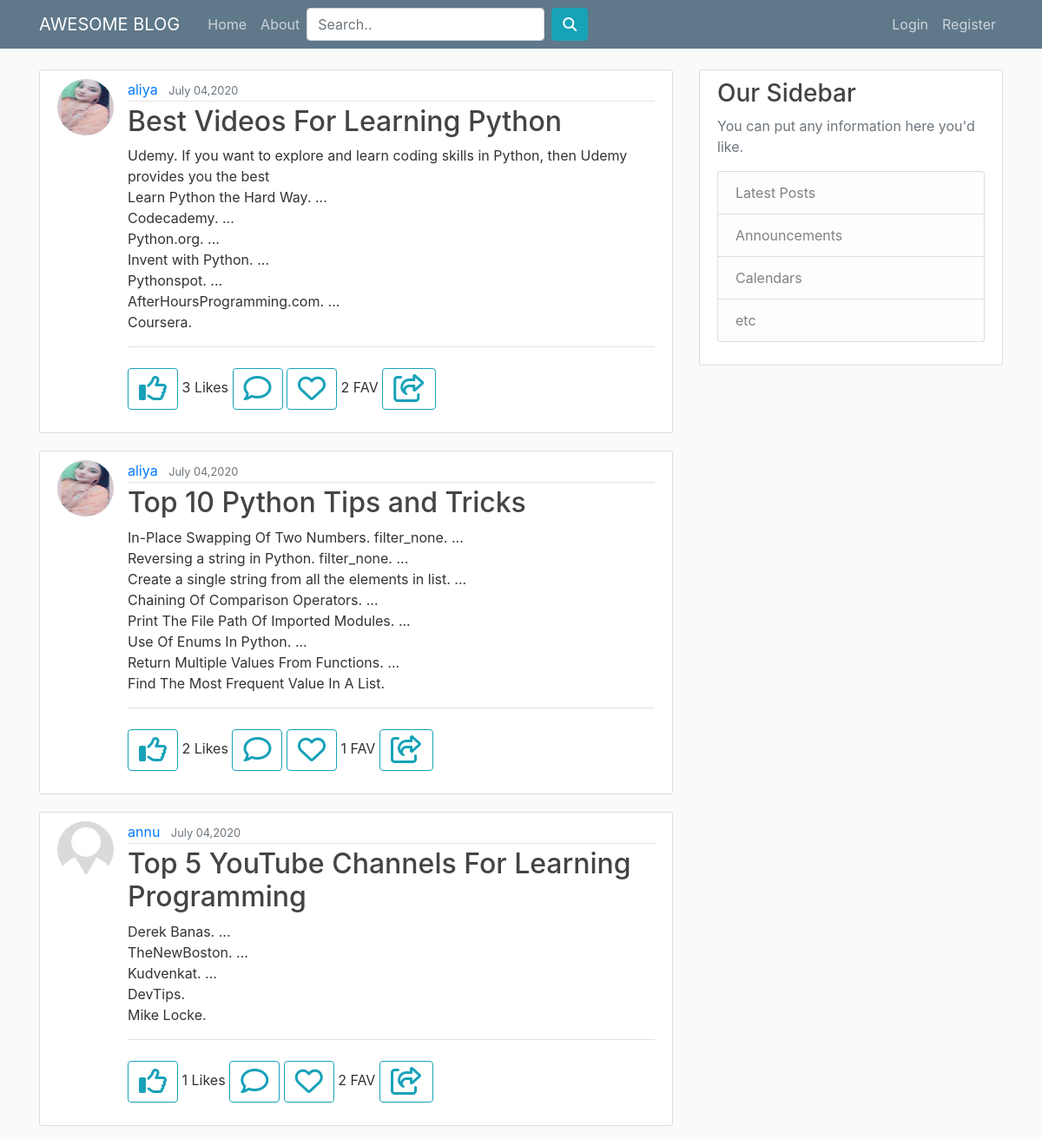
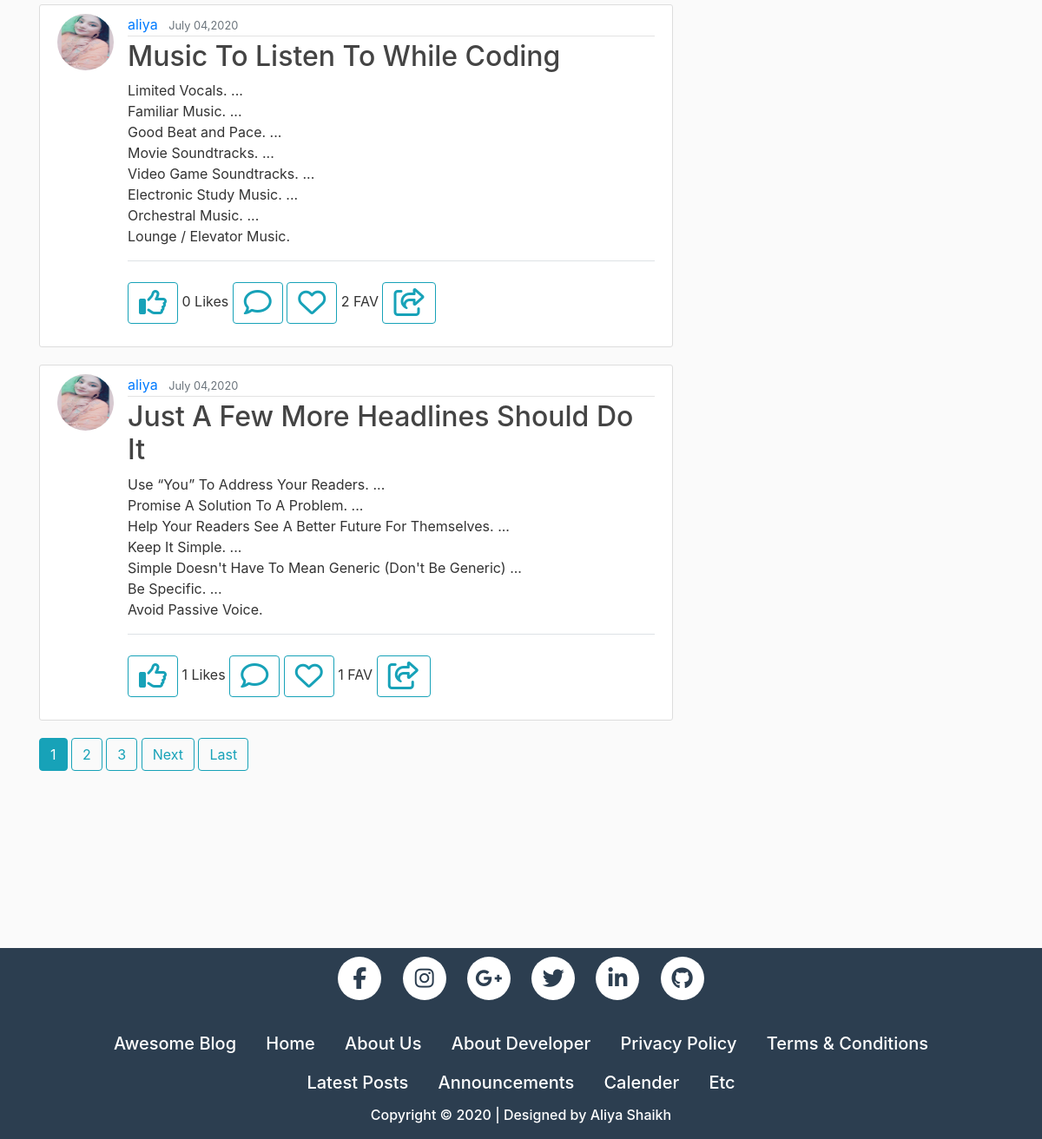
The page / on the database its author committed (2 pictures, top to bottom).
### blog/models.py (models this page shows, shortened)
class Post(models.Model):
	title = models.CharField(max_length = 100)
	content = models.TextField(blank=True, null=True)
	date_posted = models.DateTimeField(auto_now_add = True)
	author = models.ForeignKey(User,on_delete = models.CASCADE)
	status = models.IntegerField(choices = STATUS, default = 0)
	likes = models.ManyToManyField(User, related_name ='likes', blank=True)
	favourites = models.ManyToManyField(User, related_name='favourites',blank = True)
	def total_likes(self):
		return self.likes.count()

class Profile(models.Model):
	user = models.OneToOneField(User, on_delete = models.CASCADE)
	image = models.ImageField(default = 'default.jpg',null = True, blank = True)

### blog/views.py (the view, shortened to what this page needs)
# urls.py: path('',PostListView.as_view(),name='home'),
class PostListView(ListView):
	model = Post
	template_name = 'blog/home.html'
	context_object_name = 'posts'
	ordering = ['-date_posted']
	paginate_by = 5
	def get_queryset(self):
		result = super(PostListView, self).get_queryset()
		query = self.request.GET.get('search')
		return result

### blog/templates/blog/home.html (shortened to what this page needs)
{% extends "blog/base.html" %}
{% load crispy_forms_tags %}
{% block content%}
	{% for post in posts %}
		<article class="media content-section">
      <img class="rounded-circle article-img" src="{{ post.author.profile.image.url }}">
  			<div class="media-body">
    			<div class="article-metadata">
      				<a class="mr-2" href="{% url 'user-posts' post.author.username %}">{{ post.author }}</a>
      				<small class="text-muted">{{ post.date_posted|date:"F d,Y" }}</small>
    			</div>
    			<h2><a class="article-title" href="{% url 'post-detail' post.id %}">{{ post.title }}</a></h2>
    			<p class="article-content">{{ post.content }}</p>
          <fieldset class="form-group">
            <legend class="border-bottom mb-4">
              </legend>
                <form class ="myform" action="{% url 'like_post' post.pk %}" method="POST">
                  {% if is_liked %}
                    <button value="{{ post.id }}" name="post_id" type="submit" class="btn btn-info"><i class="far fa-thumbs-up fa-2x"></i>
                    </button>
                  {% else %}
                    <button value="{{ post.id }}" name="post_id" type="submit" class="btn btn-outline-info"><i class="far fa-thumbs-up fa-2x"></i>
                    </button>
                  {% endif %}
                    {{ post.total_likes }} Likes
                </form>
                <a class="myform" href="{% url 'post-detail' post.id %}">
                  <button type = "submit" class="btn btn-outline-info"><i class="far fa-comment fa-2x"></i>
                  </button>
                </a>
                <form class="myform" action="{% url 'fav_post' post.pk %}" method="POST">
                  {% if is_favourite %}
                    <button value="{{ post.id }}" name="post_id" type="submit" class="btn btn-info"><i class="far fa-heart fa-2x"></i>
                    </button>
                  {% else %}
                    <button value="{{ post.id }}" name="post_id" type="submit" class="btn btn-outline-info"><i class="far fa-heart fa-2x"></i>
                    </button>
                  {% endif %}
                    {{ post.favourites.count }} FAV
                </form>
                    <button value="#" name="#" type="submit" class="btn btn-outline-info"><i class="far fa-share-square fa-2x"></i></button>
          </fieldset>
  			</div>
		</article>
      {% empty %}
        <div class="container-fluid">
          <h3>No Post Found</h3>
        </div>
	{% endfor %}
  {% if is_paginated %}
    {% for num in page_obj.paginator.page_range %}
      {% if page_obj.number == num %}
        <a class="btn btn-info mb-4" href="?page={{num}}">{{num}}</a>
      {% elif num > page_obj.number|add:'-3' and num < page_obj.number|add:'3' %}
        <a class="btn btn-outline-info mb-4" href="?page={{num}}">{{num}}</a>
      {% endif %}
    {% endfor %}
    {% if page_obj.has_next %}
      <a class="btn btn-outline-info mb-4" href="?page={{page_obj.next_page_number}}">Next</a>
      <a class="btn btn-outline-info mb-4" href="?page={{page_obj.paginator.num_pages}}">Last</a>
    {% endif %}
  {% endif %}
{% endblock content %}

### blog/templates/blog/base.html (shortened to what this page needs)
{% load static %}
<!DOCTYPE html>
<html>
<head>
    <link rel="stylesheet" href="https://stackpath.bootstrapcdn.com/bootstrap/4.5.0/css/bootstrap.min.css">
    <link rel="stylesheet" type="text/css" href="{% static 'blog/main.css' %}">
</head>
<body>
    <header class="site-header">
      <nav class="navbar navbar-expand-md navbar-dark bg-steel fixed-top">
        <div class="container">
            <a class="navbar-brand mr-4" href="{% url 'home' %}">AWESOME BLOG</a>
            <div class="collapse navbar-collapse" id="navbarToggle">
              <div class="navbar-nav mr-auto">
                  <a class="nav-item nav-link" href="{% url 'home' %}">Home</a>
                  <a class="nav-item nav-link" href="{% url 'about' %}">About</a>
                  <form class="form-inline my-2 my-lg-0" action="{% url 'home' %}">
                    <input class="form-control mr-sm-2" type="search" placeholder="Search.." name='search' aria-label = "Search">
                      <button class="btn btn-info" type="submit"><i class="fa fa-search"></i></button>
                  </form>
              </div>
              <div class="navbar-nav">
                {% if user.is_authenticated %}
                  <li class="nav-item dropdown">
                    <a class="nav-link dropdown-toggle" href="#" id="navbarDropdown" role="button" data-toggle="dropdown" aria-hashpopup="true" aria-expanded="false">
                      {% if user.profile.image %}
                        <img class="my-img" src="{{ user.profile.image.url }}">
                      {% else %}
                        <img class ="rounded-circle my-img" src="/media/default.jpg">
                      {% endif %}
                      <span>  Hi {{user|capfirst}}</span>
                    </a>
                  <div class="dropdown-menu" aria-labelledby="navbarDropdown">
                    <a class="dropdown-item" href="{% url 'profile' %}">My Profile</a>
                    <a class="dropdown-item" href="{% url 'post-create' %}">New Post</a>
                    <a class="dropdown-item" href="{% url 'user-posts' user.username %}">My Posts</a>
                    <a class="dropdown-item" href="{% url 'myfavpost' %}">My Fav Posts</a>
                    <a class="dropdown-item" href="{% url 'logout' %}">Logout</a>
                  </div>
                  </li>
                {% else %}
                  <a class="nav-item nav-link" href="{% url 'login' %}">Login</a>
                  <a class="nav-item nav-link" href="{% url 'register' %}">Register</a>
                {% endif %}
              </div>
            </div>
        </div>
      </nav>
    </header>
	  <main role="main" class="container">
    	<div class="row">
    		<div class="col-md-8">
          {% block content %}
      		{% endblock %}
    		</div>
        <div class="col-md-4">
            <div class="content-section">
              <h3>Our Sidebar</h3>
              <p class='text-muted'>You can put any information here you'd like.
                <ul class="list-group">
                  <li class="list-group-item list-group-item-light">Latest Posts</li>
                  <li class="list-group-item list-group-item-light">Announcements</li>
                  <li class="list-group-item list-group-item-light">Calendars</li>
                  <li class="list-group-item list-group-item-light">etc</li>
                </ul>
              </p>
            </div>
        </div>
	 </main>
    {% include 'blog/footer.html' %}
</body>
</html>

### blog/templates/blog/footer.html
<footer class="footer text-white">
	<div class="footer-social-icons">
		<ul>
			<li><a href="https://www.facebook.com/profile.php?id=100011006497778" target="blank"><i class="fa fa-facebook"></i></a></li>
			<li><a href="https://www.instagram.com/aaliya__shaikhh/" target="blank"><i class="fa fa-instagram"></i></a></li>
			<li><a href="mailto:aaliyashaikh4013@gmail.com" target="blank"><i class="fa fa-google-plus"></i></a></li>
			<li><a href="https://twitter.com/cuteprinces139" target="blank"><i class="fa fa-twitter"></i></a></li>
			<li><a href="https://www.linkedin.com/in/aliya-shaikh-8966aab3/" target="blank"><i class="fa fa-linkedin"></i></a></li>
			<li><a href="https://github.com/aliya-shaikh" target="blank"><i class="fa fa-github"></i></a></li>
		</ul>
	</div>
	<div class="footer-menu-one">
		<ul>
			<li><a href="{% url 'home' %}">Awesome Blog</a></li>
			<li><a href="{% url 'home' %}">Home</a></li>
			<li><a href="{% url 'about' %}">About Us</a></li>
			<li><a href="{% url 'me' %}">About Developer</a></li>
			<li><a href="{% url 'privacy' %}">Privacy Policy</a></li>
			<li><a href="{% url 'terms' %}">Terms & Conditions</li>
		</ul>
	</div>
	<div class="footer-menu-two">
		<ul>
			<li><a href="#">Latest Posts</a></li>
			<li><a href="#">Announcements</a></li>
			<li><a href="#">Calender</a></li>
			<li><a href="">Etc</a></li>
		</ul>
	</div>
	<div class="myfooter">
		Copyright &copy; 2020 | Designed by Aliya Shaikh
	</div>
</footer>

### blog/static/blog/main.css (style rules this page uses)
body { background: #fafafa; color: #333333; margin-top: 5rem; }
h1, h2, h3, h4, h5, h6 { color: #444444; }
ul { margin: 0; }
.bg-steel { background-color: #5f788a; }
.site-header .navbar-nav .nav-link { color: #cbd5db; }
.content-section { background: #ffffff; padding: 10px 20px; border: 1px solid #dddddd; border-radius: 3px; margin-bottom: 20px; }
.article-title { color: #444444; }
.article-content { white-space: pre-line; }
.article-img { height: 65px; width: 65px; margin-right: 16px; }
.article-metadata { padding-bottom: 1px; margin-bottom: 4px; border-bottom: 1px solid #e3e3e3 }
.myform { display: inline-block; }
.footer { .position: absolute; bottom: 0; left: 0; right: 0; height: 220px; margin-top: 180px; background-color: #2C3E50; font-weight: 500; text-align: center; }
.footer-social-icons { width: 100%; height: auto; margin: auto; }
.footer-social-icons ul { margin: 0px; padding: 0px; text-align: center; }
.footer-social-icons ul li { display: inline-block; width: 50px; height: 50px; margin: 10px 10px; border-radius: 100%; background: #ffffff; }
.footer-social-icons ul li a { color: #2C3E50; font-size: 25px; }
.footer-social-icons ul li a i { line-height: 50px; transition: all 0.3s linear; }
.footer-menu-one { width: 100%; height: auto; margin: auto; margin-top: 25px; }
.footer-menu-one ul { margin: 0px; padding: 0px; text-align: center; }
.footer-menu-one ul li { display: inline-block; margin: 0px 15px; }
.footer-menu-one ul li a { font-size: 20px; font-weight: 500; color: #ffffff; }
.footer-menu-two { width: 100%; height: auto; margin: auto; margin-top: 15px; }
.footer-menu-two ul { margin: 0px; padding: 0px; text-align: center; }
.footer-menu-two ul li { display: inline-block; margin: 0px 15px; }
.footer-menu-two ul li a { font-size: 20px; font-weight: 500; color: #ffffff; }
.myfooter { margin-top: 10px; }

### rows shown on the page
Post: author.profile.image (picture), author "aliya", date_posted "July 04,2020", title "Best Videos For Learning Python", content "Udemy. If you want to explore and learn coding skills in Python, then Udemy provides you the best Learn Python the Hard Way. ... Codecademy. ... Python.org. ... Invent with Python. ... Pythonspot. ... AfterHoursProgramming.com. ... Coursera.", total_likes "3", favourites.count "2"
Post: author.profile.image (picture), author "aliya", date_posted "July 04,2020", title "Top 10 Python Tips and Tricks", content "In-Place Swapping Of Two Numbers. filter_none. ... Reversing a string in Python. filter_none. ... Create a single string from all the elements in list. ... Chaining Of Comparison Operators. ... Print The File Path Of Imported Modules. ... Use Of Enums In Python. ... Return Multiple Values From Functions. ... Find The Most Frequent Value In A List.", total_likes "2", favourites.count "1"
Post: author.profile.image (placeholder picture), author "annu", date_posted "July 04,2020", title "Top 5 YouTube Channels For Learning Programming", content "Derek Banas. ... TheNewBoston. ... Kudvenkat. ... DevTips. Mike Locke.", total_likes "1", favourites.count "2"
Post: author.profile.image (picture), author "aliya", date_posted "July 04,2020", title "Music To Listen To While Coding", content "Limited Vocals. ... Familiar Music. ... Good Beat and Pace. ... Movie Soundtracks. ... Video Game Soundtracks. ... Electronic Study Music. ... Orchestral Music. ... Lounge / Elevator Music.", total_likes "0", favourites.count "2"
Post: author.profile.image (picture), author "aliya", date_posted "July 04,2020", title "Just A Few More Headlines Should Do It", content "Use “You” To Address Your Readers. ... Promise A Solution To A Problem. ... Help Your Readers See A Better Future For Themselves. ... Keep It Simple. ... Simple Doesn't Have To Mean Generic (Don't Be Generic) ... Be Specific. ... Avoid Passive Voice.", total_likes "1", favourites.count "1"

### other values the page prints
{{ num }} "1"
{{ num }} "2" "3"
